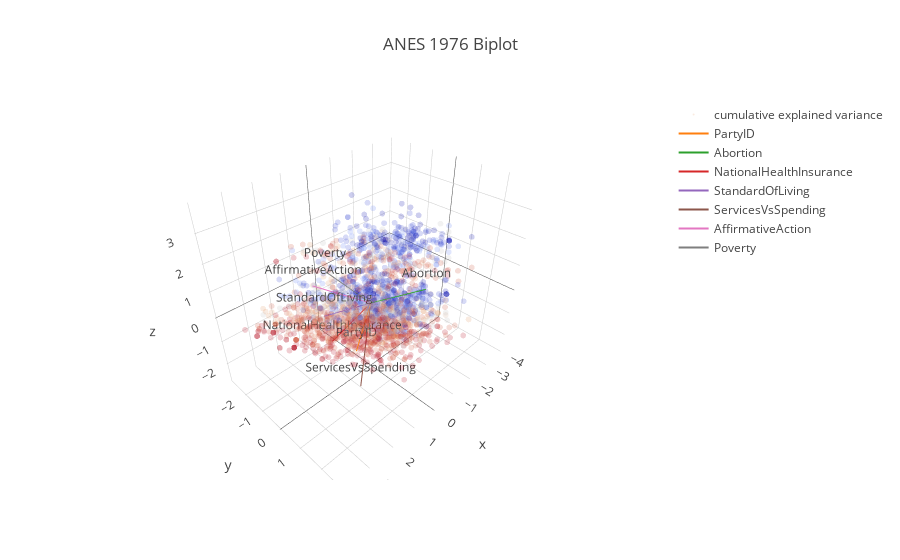

The code cell stored with this chart in its notebook:
### Markdown cell above
### Biplot

A scatterplot projected onto the first two principal components.

### Code cell
data_scaled = pd.DataFrame(_scaled, columns=df.columns)
triplot(pca, data_scaled, title='ANES 1976 Biplot', color=data_scaled.PartyID)

### Figure 1 — Plotly figure (JSON) as saved in the notebook; plotly's stock layout.template omitted (floating-point values rounded to 4 significant figures; data arrays with more than 128 entries replaced by an {"elided": "..."} marker saying what was removed)
{"data": [{"marker": {"color": {"elided": "2248 float values"}, "opacity": 0.2, "size": 2}, "mode": "markers", "name": "cumulative explained variance", "type": "scatter3d", "x": {"elided": "2248 float values"}, "y": {"elided": "2248 float values"}, "z": {"elided": "2248 float values"}}, {"mode": "lines+text", "name": "PartyID", "text": ["", "PartyID"], "type": "scatter3d", "x": [0, 1.424], "y": [0, 0.803], "z": [0, -0.6828]}, {"mode": "lines+text", "name": "Abortion", "text": ["", "Abortion"], "type": "scatter3d", "x": [0, 0.1697], "y": [0, 2.328], "z": [0, 1.8]}, {"mode": "lines+text", "name": "NationalHealthInsurance", "text": ["", "NationalHealthInsurance"], "type": "scatter3d", "x": [0, 1.656], "y": [0, -0.06483], "z": [0, -0.6748]}, {"mode": "lines+text", "name": "StandardOfLiving", "text": ["", "StandardOfLiving"], "type": "scatter3d", "x": [0, 1.88], "y": [0, -0.09839], "z": [0, 0.448]}, {"mode": "lines+text", "name": "ServicesVsSpending", "text": ["", "ServicesVsSpending"], "type": "scatter3d", "x": [0, 1.237], "y": [0, 0.768], "z": [0, -2.418]}, {"mode": "lines+text", "name": "AffirmativeAction", "text": ["", "AffirmativeAction"], "type": "scatter3d", "x": [0, 1.611], "y": [0, -0.9179], "z": [0, 1.026]}, {"mode": "lines+text", "name": "Poverty", "text": ["", "Poverty"], "type": "scatter3d", "x": [0, 1.392], "y": [0, -0.5151], "z": [0, 1.638]}], "layout": {"title": "ANES 1976 Biplot", "xaxis": {"title": "Principal Component One"}, "yaxis": {"title": "Principal Component Two"}}}
